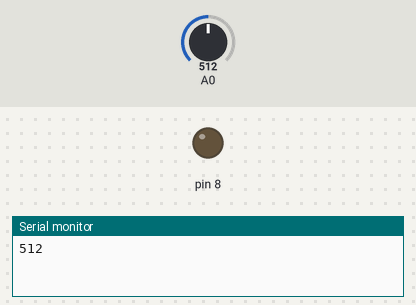
Simulated run of this sketch. Board: Arduino Uno, built with avr-gcc and run on an emulated ATmega328P. Shown: output pins drawn as LEDs (lit = HIGH), the last lines printed to the serial monitor. The test bench sets the inputs (shaded band); at power-on: A0 = 512.

Above: at 0.1 s.
At 0.6 s:
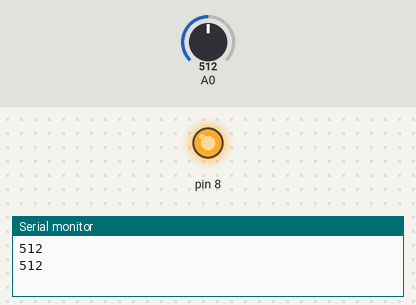
Timing chart, 0 to 2.1 s (numbered marks = the images above):
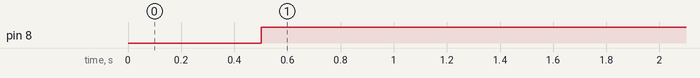

The sketch:

Sensor_Petar.ino
```cpp
int ValHigh = 210;
void setup(){
  Serial.begin(9600);
  pinMode(8,OUTPUT);
  pinMode(A0,INPUT);
}
void loop(){
  Serial.print(analogRead(A0));
  Serial.print('\n');
  delay(500);
  if(analogRead(A0) > ValHigh){
    digitalWrite(8,HIGH);
  }
  else{
    digitalWrite(8,LOW);
  }
}
```

Measured:
- by itself, pin 8: LOW → HIGH at 0.50 s
